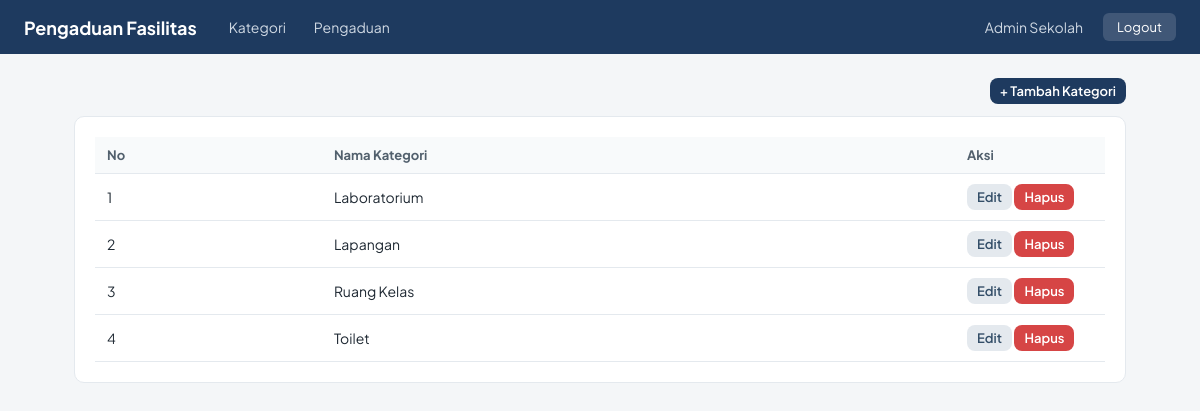
The app's page /index.php?page=kategori (signed in) with its own data.
### tables this page shows
CREATE TABLE kategori (
  id INT AUTO_INCREMENT PRIMARY KEY,
  nama VARCHAR(100) NOT NULL
);

### controllers/KategoriController.php (called while the page is built, shortened)
<?php
class KategoriController
{
    private $model;
    public function __construct($pdo)
    {
        $this->model = new Kategori($pdo);
    }
    public function index()
    {
        $kategori = $this->model->all();
        include __DIR__ . '/../views/kategori/index.php';
    }
}

### models/Kategori.php (called while the page is built, shortened)
<?php
class Kategori
{
    private $pdo;
    public function __construct($pdo)
    {
        $this->pdo = $pdo;
    }
    public function all()
    {
        return $this->pdo->query("SELECT * FROM kategori ORDER BY nama")->fetchAll();
    }
}

### views/kategori/index.php (the view)
<?php include __DIR__ . '/../partials/header.php'; ?>
<div class="text-kanan">
  <a href="index.php?page=kategori-form" class="btn btn-primary btn-sm">+ Tambah Kategori</a>
</div>
<div class="card">
  <?php if (count($kategori) === 0): ?>
    <p class="kosong">Belum ada kategori</p>
  <?php else: ?>
    <table>
      <thead><tr><th>No</th><th>Nama Kategori</th><th style="width:150px;">Aksi</th></tr></thead>
      <tbody>
        <?php foreach ($kategori as $i => $k): ?>
          <tr>
            <td><?= $i + 1 ?></td>
            <td><?= htmlspecialchars($k['nama']) ?></td>
            <td>
              <a href="index.php?page=kategori-form&id=<?= $k['id'] ?>" class="btn btn-sm btn-secondary">Edit</a>
              <a href="index.php?page=kategori-hapus&id=<?= $k['id'] ?>" class="btn btn-sm btn-danger btn-hapus">Hapus</a>
            </td>
          </tr>
        <?php endforeach; ?>
      </tbody>
    </table>
  <?php endif; ?>
</div>
<?php include __DIR__ . '/../partials/footer.php'; ?>

### assets/css/style.css (style rules this page uses)
* { box-sizing: border-box; margin: 0; padding: 0; }
body { font-family: 'Plus Jakarta Sans', sans-serif; background: #f4f6f8; color: #1f2933; min-height: 100vh; }
a { text-decoration: none; color: #1e5aa8; }
.card { background: #fff; border: 1px solid #e4e9ee; border-radius: 10px; padding: 20px; margin-bottom: 20px; }
table { width: 100%; border-collapse: collapse; font-size: 14px; }
th, td { text-align: left; padding: 10px 12px; border-bottom: 1px solid #e4e9ee; }
th { background: #f8fafb; font-size: 13px; color: #52606d; }
.btn { display: inline-block; padding: 9px 16px; border: none; border-radius: 8px; font-family: inherit; font-size: 14px; font-weight: 600; cursor: pointer; }
.btn-primary { background: #1e3a5f; color: #fff; }
.btn-danger { background: #d64545; color: #fff; }
.btn-secondary { background: #e4e9ee; color: #334e68; }
.btn-sm { padding: 5px 10px; font-size: 13px; }
.text-kanan { text-align: right; margin-bottom: 12px; }

### records on screen
kategori: nama "Laboratorium"
kategori: nama "Lapangan"
kategori: nama "Ruang Kelas"
kategori: nama "Toilet"

### other values on screen
$userNama "Admin Sekolah"
